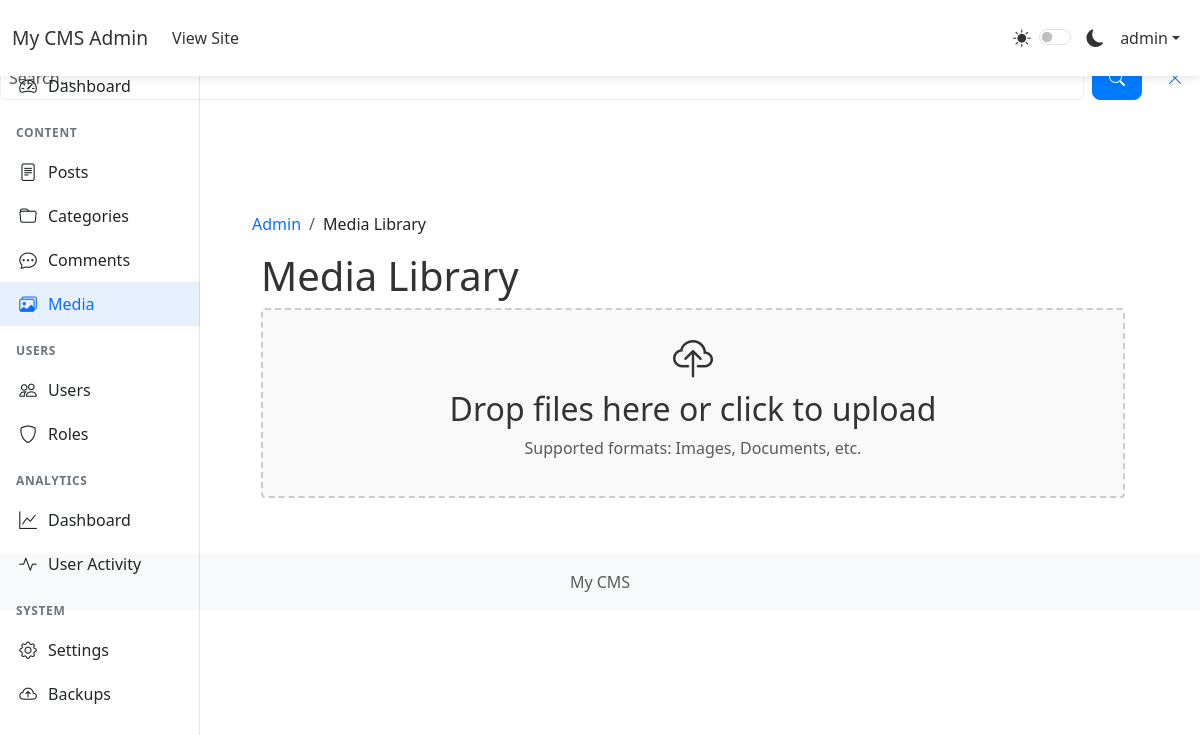
Screenshot of /admin/media (signed in) with the database file from the repository.
### app/models.py (models this page shows, shortened)
class Settings(db.Model):
    __tablename__ = 'settings'
    _cache = {}
    id = db.Column(db.Integer, primary_key=True)
    key = db.Column(db.String(50), unique=True, nullable=False)
    value = db.Column(db.String(500))
    type = db.Column(db.String(20), default='string')
    description = db.Column(db.String(200))
    @staticmethod
    def get(key, default=None):
        setting = Settings.query.filter_by(key=key).first()
        if setting is None:
            return default
        try:
            if setting.type == 'boolean':
                return setting.value.lower() in ('true', '1', 'yes', 'on')
            elif setting.type == 'integer':
                return int(float(setting.value))
            elif setting.type == 'float':
                return float(setting.value)
            elif setting.type == 'json':
                return json.loads(setting.value)
            else:  # string
                return setting.value
        except (ValueError, json.JSONDecodeError) as e:
            current_app.logger.error(f"Error converting setting {key}: {str(e)}")
            return default

class User(UserMixin, db.Model):
    id = db.Column(db.Integer, primary_key=True)
    username = db.Column(db.String(64), unique=True, nullable=False)
    email = db.Column(db.String(120), unique=True, nullable=False)
    password_hash = db.Column(db.String(128))
    is_admin = db.Column(db.Boolean, default=False)
    is_active = db.Column(db.Boolean, default=True)
    created_at = db.Column(db.DateTime, default=datetime.utcnow)
    last_seen = db.Column(db.DateTime, default=datetime.utcnow)
    profile_image = db.Column(db.String(200))
    bio = db.Column(db.Text)
    website = db.Column(db.String(200))
    social_facebook = db.Column(db.String(200))
    social_twitter = db.Column(db.String(200))
    social_instagram = db.Column(db.String(200))
    email_confirmed = db.Column(db.Boolean, default=False)
    role_id = db.Column(db.Integer, db.ForeignKey('role.id'))
    last_activity = db.Column(db.DateTime, default=datetime.utcnow)
    failed_login_attempts = db.Column(db.Integer, default=0)
    account_locked = db.Column(db.Boolean, default=False)
    account_locked_until = db.Column(db.DateTime)
    must_change_password = db.Column(db.Boolean, default=False)
    password_changed_at = db.Column(db.DateTime)
    posts = db.relationship('Post', backref='author', lazy='dynamic')
    comments = db.relationship('Comment', backref='author', lazy='dynamic')
    likes = db.relationship('Like', backref='user', lazy='dynamic')
    page_views = db.relationship('PageView', back_populates='user', lazy='dynamic')

### app/admin/routes.py (the view)
@bp.route('/media')
@login_required
@admin_required
def media():
    page = request.args.get('page', 1, type=int)
    media_items = MediaItem.query.order_by(MediaItem.created_at.desc()).paginate(
        page=page, per_page=20, error_out=False)
    return render_template('admin/media.html', media_items=media_items)

### app/templates/admin/media.html (shortened to what this page needs)
{% extends "admin/base.html" %}
{% block breadcrumb %}
<li class="breadcrumb-item active">Media Library</li>
{% endblock %}
{% block admin_content %}
<div class="container-fluid">
    <div class="row mb-4">
        <div class="col">
            <h2>Media Library</h2>
            <div class="dropzone" id="mediaDropzone">
                <i class="bi bi-cloud-upload fs-1"></i>
                <h3>Drop files here or click to upload</h3>
                <p class="text-muted">Supported formats: Images, Documents, etc.</p>
            </div>
        </div>
    </div>
    <div class="row">
        <div class="col">
            <div class="media-grid">
            </div>
        </div>
    </div>
</div>
{% endblock %}

### app/templates/admin/base.html (shortened to what this page needs)
{% extends "base.html" %}
{% block content %}
<nav class="navbar navbar-expand-lg navbar-dark bg-dark fixed-top">
    <div class="container-fluid">
        <a class="navbar-brand" href="{{ url_for('admin.index') }}">{{ Settings.get('site_name', 'CMS') }} Admin</a>
        <div class="collapse navbar-collapse" id="adminNavbar">
            <ul class="navbar-nav me-auto">
                <li class="nav-item">
                    <a class="nav-link" href="{{ url_for('main.index') }}">View Site</a>
                </li>
            </ul>
            <ul class="navbar-nav">
                <li class="nav-item">
                    <div class="theme-switcher nav-link">
                        <i class="bi bi-sun-fill" id="lightIcon"></i>
                        <div class="form-check form-switch d-inline-block">
                            <input class="form-check-input" type="checkbox" id="themeSwitcher">
                        </div>
                        <i class="bi bi-moon-fill" id="darkIcon"></i>
                    </div>
                </li>
                <li class="nav-item dropdown">
                    <a class="nav-link dropdown-toggle" href="#" id="userDropdown" role="button" data-bs-toggle="dropdown">
                        {{ current_user.username }}
                    </a>
                </li>
            </ul>
        </div>
    </div>
</nav>
<div class="container-fluid">
    <div class="row">
        <div class="col-md-3 col-lg-2 d-md-block sidebar-wrapper">
            <div id="sidebar" class="sidebar">
                <div class="position-sticky">
                    <ul class="nav flex-column">
                        <li class="nav-item">
                            <a class="nav-link {{ 'active' if request.endpoint == 'admin.index' }}" href="{{ url_for('admin.index') }}">
                                <i class="bi bi-speedometer2"></i>
                                <span>Dashboard</span>
                            </a>
                        </li>
                        <li class="nav-header">Content</li>
                        <li class="nav-item">
                            <a class="nav-link {{ 'active' if 'admin.posts' in request.endpoint }}" href="{{ url_for('admin.posts') }}">
                                <i class="bi bi-file-text"></i>
                                <span>Posts</span>
                            </a>
                        </li>
                        <li class="nav-item">
                            <a class="nav-link {{ 'active' if 'admin.categories' in request.endpoint }}" href="{{ url_for('admin.categories') }}">
                                <i class="bi bi-folder"></i>
                                <span>Categories</span>
                            </a>
                        </li>
                        <li class="nav-item">
                            <a class="nav-link {{ 'active' if 'admin.comments' in request.endpoint }}" href="{{ url_for('admin.comments') }}">
                                <i class="bi bi-chat-dots"></i>
                                <span>Comments</span>
                            </a>
                        </li>
                        <li class="nav-item">
                            <a class="nav-link {{ 'active' if 'admin.media' in request.endpoint }}" href="{{ url_for('admin.media') }}">
                                <i class="bi bi-images"></i>
                                <span>Media</span>
                            </a>
                        </li>
                        <li class="nav-header">Users</li>
                        <li class="nav-item">
                            <a class="nav-link {{ 'active' if 'admin.users' in request.endpoint }}" href="{{ url_for('admin.users') }}">
                                <i class="bi bi-people"></i>
                                <span>Users</span>
                            </a>
                        </li>
                        <li class="nav-item">
                            <a class="nav-link {{ 'active' if 'admin.roles' in request.endpoint }}" href="{{ url_for('admin.roles') }}">
                                <i class="bi bi-shield"></i>
                                <span>Roles</span>
                            </a>
                        </li>
                        <li class="nav-header">Analytics</li>
                        <li class="nav-item">
                            <a class="nav-link {{ 'active' if request.endpoint == 'admin.analytics' }}" href="{{ url_for('admin.analytics') }}">
                                <i class="bi bi-graph-up"></i>
                                <span>Dashboard</span>
                            </a>
                        </li>
                        <li class="nav-item">
                            <a class="nav-link {{ 'active' if 'admin.user_activity' in request.endpoint }}" href="{{ url_for('admin.user_activity_list') }}">
                                <i class="bi bi-activity"></i>
                                <span>User Activity</span>
                            </a>
                        </li>
                        <li class="nav-header">System</li>
                        <li class="nav-item">
                            <a class="nav-link {{ 'active' if 'admin.settings' in request.endpoint }}" href="{{ url_for('admin.settings') }}">
                                <i class="bi bi-gear"></i>
                                <span>Settings</span>
                            </a>
                        </li>
                        <li class="nav-item">
                            <a class="nav-link {{ 'active' if 'admin.backups' in request.endpoint }}" href="{{ url_for('admin.backups') }}">
                                <i class="bi bi-cloud-arrow-up"></i>
                                <span>Backups</span>
                            </a>
                        </li>
                    </ul>
                </div>
            </div>
        </div>
        <main class="col-md-9 ms-sm-auto col-lg-10 px-md-4">
            <nav aria-label="breadcrumb" class="mt-3">
                <ol class="breadcrumb">
                    <li class="breadcrumb-item"><a href="{{ url_for('admin.index') }}">Admin</a></li>
                    {% block breadcrumb %}{% endblock %}
                </ol>
            </nav>
            {% block admin_content %}{% endblock %}
        </main>
    </div>
</div>
{% endblock %}

### app/templates/base.html (shortened to what this page needs)
<!DOCTYPE html>
<html lang="en" data-theme="light">
<head>
    <link href="https://cdn.jsdelivr.net/npm/bootstrap@5.3.0/dist/css/bootstrap.min.css" rel="stylesheet">
    <link rel="stylesheet" href="https://cdn.jsdelivr.net/npm/bootstrap-icons@1.7.2/font/bootstrap-icons.css">
    <link rel="stylesheet" href="{{ url_for('static', filename='css/style.css') }}">
</head>
<body>
    <div class="search-form">
        <form action="{{ url_for('main.search') }}" method="GET" class="d-flex">
            <input type="search" name="q" class="form-control" placeholder="Search..." aria-label="Search">
            <button type="submit" class="btn btn-primary ms-2"><i class="bi bi-search"></i></button>
            <button type="button" class="btn btn-link ms-2" id="close-search"><i class="bi bi-x-lg"></i></button>
        </form>
    </div>
    <nav class="navbar navbar-expand-lg navbar-light fixed-top">
        <div class="container">
            <a class="navbar-brand d-flex align-items-center" href="{{ url_for('main.index') }}">
                <span class="d-none d-sm-inline">{{ get_setting('site_name', 'CMS') }}</span>
            </a>
            <div class="collapse navbar-collapse" id="navbarNav">
                <ul class="navbar-nav me-auto">
                    <li class="nav-item">
                        <a class="nav-link" href="{{ url_for('main.index') }}">
                        </a>
                    </li>
                    {% if current_user.is_authenticated and current_user.is_admin %}
                    <li class="nav-item dropdown">
                        <a class="nav-link dropdown-toggle d-flex align-items-center" href="#" id="adminDropdown" role="button"
                           data-bs-toggle="dropdown" aria-expanded="false">
                        </a>
                    </li>
                    {% endif %}
                </ul>
                <ul class="navbar-nav">
                    <li class="nav-item">
                        <button id="theme-toggle" class="btn nav-link" aria-label="Toggle theme">
                        </button>
                    </li>
                    {% if current_user.is_authenticated %}
                    <li class="nav-item dropdown">
                        <a class="nav-link dropdown-toggle d-flex align-items-center" href="#" id="userDropdown" role="button"
                           data-bs-toggle="dropdown" aria-expanded="false">
                        </a>
                    </li>
                    {% else %}
                    <li class="nav-item">
                        <a class="nav-link" href="{{ url_for('auth.login') }}">
                            <i class="bi bi-box-arrow-in-right"></i> Login
                        </a>
                    </li>
                    {% endif %}
                </ul>
            </div>
        </div>
    </nav>
    <main class="container mt-5 pt-4">
        {% block content %}{% endblock %}
    </main>
    <footer class="footer mt-auto py-3 bg-light">
        <div class="container text-center">
            <span class="text-muted"> {{ get_setting('site_name', 'CMS') }} {{ now.year }}</span>
        </div>
    </footer>
</body>
</html>

### rows the page displays
Settings: get "My CMS", type+value "My CMS"
User: username "admin"
